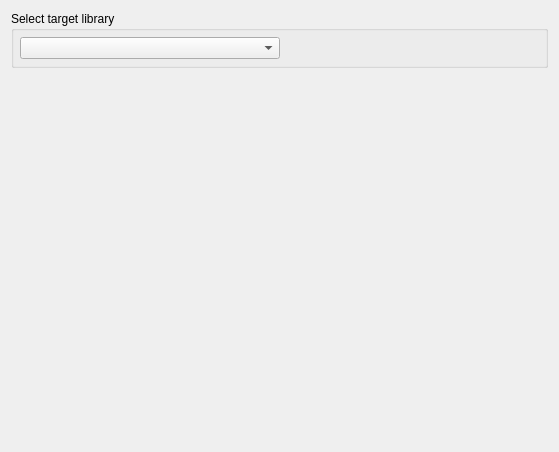
<?xml version="1.0" encoding="UTF-8"?>
<ui version="4.0">
 <class>ND_SelectLibraryPage_q</class>
 <widget class="QWizardPage" name="ND_SelectLibraryPage_q">
  <property name="geometry">
   <rect>
    <x>0</x>
    <y>0</y>
    <width>559</width>
    <height>452</height>
   </rect>
  </property>
  <property name="windowTitle">
   <string>WizardPage</string>
  </property>
  <layout class="QGridLayout" name="gridLayout">
   <item row="0" column="0">
    <widget class="QGroupBox" name="groupBox5">
     <property name="title">
      <string>Select target library</string>
     </property>
     <layout class="QHBoxLayout">
      <property name="margin">
       <number>6</number>
      </property>
      <item>
       <widget class="QComboBox" name="libs">
        <property name="sizePolicy">
         <sizepolicy hsizetype="Expanding" vsizetype="Fixed">
          <horstretch>0</horstretch>
          <verstretch>0</verstretch>
         </sizepolicy>
        </property>
       </widget>
      </item>
      <item>
       <spacer>
        <property name="orientation">
         <enum>Qt::Horizontal</enum>
        </property>
        <property name="sizeType">
         <enum>QSizePolicy::Expanding</enum>
        </property>
        <property name="sizeHint" stdset="0">
         <size>
          <width>71</width>
          <height>20</height>
         </size>
        </property>
       </spacer>
      </item>
     </layout>
    </widget>
   </item>
   <item row="1" column="0">
    <spacer name="spacer">
     <property name="orientation">
      <enum>Qt::Vertical</enum>
     </property>
     <property name="sizeType">
      <enum>QSizePolicy::Expanding</enum>
     </property>
     <property name="sizeHint" stdset="0">
      <size>
       <width>20</width>
       <height>364</height>
      </size>
     </property>
    </spacer>
   </item>
  </layout>
 </widget>
 <resources/>
 <connections/>
</ui>
